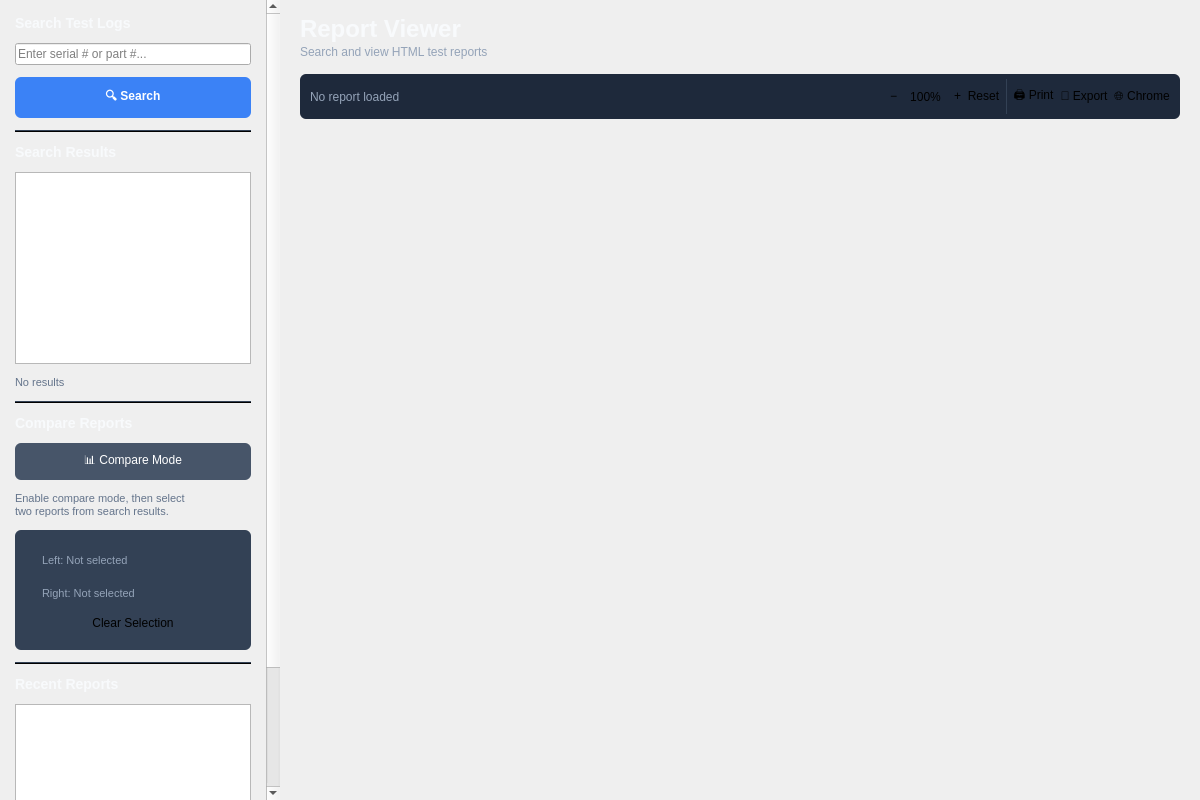
<?xml version="1.0" encoding="UTF-8"?>
<ui version="4.0">
 <class>SearchPage</class>
 <widget class="QWidget" name="SearchPage">
  <property name="geometry">
   <rect>
    <x>0</x>
    <y>0</y>
    <width>1200</width>
    <height>800</height>
   </rect>
  </property>
  <layout class="QHBoxLayout" name="mainLayout">
   <property name="spacing">
    <number>0</number>
   </property>
   <property name="leftMargin">
    <number>0</number>
   </property>
   <property name="topMargin">
    <number>0</number>
   </property>
   <property name="rightMargin">
    <number>0</number>
   </property>
   <property name="bottomMargin">
    <number>0</number>
   </property>
   <item>
    <!-- SIDEBAR -->
    <widget class="QFrame" name="sidebar_frame">
     <property name="minimumSize">
      <size>
       <width>280</width>
       <height>0</height>
      </size>
     </property>
     <property name="maximumSize">
      <size>
       <width>280</width>
       <height>16777215</height>
      </size>
     </property>
     <property name="styleSheet">
      <string>QFrame#sidebar_frame { background-color: #1e293b; border-right: 1px solid #334155; }</string>
     </property>
     <layout class="QVBoxLayout" name="sidebarLayout">
      <property name="spacing">
       <number>0</number>
      </property>
      <property name="leftMargin">
       <number>0</number>
      </property>
      <property name="topMargin">
       <number>0</number>
      </property>
      <property name="rightMargin">
       <number>0</number>
      </property>
      <property name="bottomMargin">
       <number>0</number>
      </property>
      <item>
       <widget class="QScrollArea" name="sidebar_scroll">
        <property name="frameShape">
         <enum>QFrame::NoFrame</enum>
        </property>
        <property name="widgetResizable">
         <bool>true</bool>
        </property>
        <widget class="QWidget" name="sidebar_content">
         <property name="geometry">
          <rect>
           <x>0</x>
           <y>0</y>
           <width>280</width>
           <height>780</height>
          </rect>
         </property>
         <layout class="QVBoxLayout" name="sidebarContentLayout">
          <property name="spacing">
           <number>12</number>
          </property>
          <property name="leftMargin">
           <number>15</number>
          </property>
          <property name="topMargin">
           <number>15</number>
          </property>
          <property name="rightMargin">
           <number>15</number>
          </property>
          <property name="bottomMargin">
           <number>15</number>
          </property>
          
          <!-- Search Section -->
          <item>
           <widget class="QLabel" name="search_label">
            <property name="text">
             <string>Search Test Logs</string>
            </property>
            <property name="styleSheet">
             <string>font-size: 14px; font-weight: bold; color: #f8fafc;</string>
            </property>
           </widget>
          </item>
          <item>
           <widget class="QLineEdit" name="search_input">
            <property name="placeholderText">
             <string>Enter serial # or part #...</string>
            </property>
            <property name="clearButtonEnabled">
             <bool>true</bool>
            </property>
           </widget>
          </item>
          <item>
           <widget class="QPushButton" name="search_btn">
            <property name="text">
             <string>🔍 Search</string>
            </property>
            <property name="styleSheet">
             <string>background-color: #3b82f6; color: white; padding: 10px 16px; border-radius: 6px; font-weight: bold;</string>
            </property>
           </widget>
          </item>
          
          <!-- Divider -->
          <item>
           <widget class="QFrame" name="divider1">
            <property name="minimumSize">
             <size>
              <width>0</width>
              <height>2</height>
             </size>
            </property>
            <property name="maximumSize">
             <size>
              <width>16777215</width>
              <height>2</height>
             </size>
            </property>
            <property name="styleSheet">
             <string>background-color: #334155;</string>
            </property>
            <property name="frameShape">
             <enum>QFrame::HLine</enum>
            </property>
           </widget>
          </item>
          
          <!-- Search Results Section -->
          <item>
           <widget class="QLabel" name="results_label">
            <property name="text">
             <string>Search Results</string>
            </property>
            <property name="styleSheet">
             <string>font-size: 14px; font-weight: bold; color: #f8fafc;</string>
            </property>
           </widget>
          </item>
          <item>
           <widget class="QListWidget" name="results_list">
            <property name="maximumSize">
             <size>
              <width>16777215</width>
              <height>200</height>
             </size>
            </property>
            <property name="alternatingRowColors">
             <bool>true</bool>
            </property>
           </widget>
          </item>
          <item>
           <widget class="QLabel" name="result_count_label">
            <property name="text">
             <string>No results</string>
            </property>
            <property name="styleSheet">
             <string>color: #64748b; font-size: 11px;</string>
            </property>
           </widget>
          </item>
          
          <!-- Divider -->
          <item>
           <widget class="QFrame" name="divider2">
            <property name="minimumSize">
             <size>
              <width>0</width>
              <height>2</height>
             </size>
            </property>
            <property name="maximumSize">
             <size>
              <width>16777215</width>
              <height>2</height>
             </size>
            </property>
            <property name="styleSheet">
             <string>background-color: #334155;</string>
            </property>
            <property name="frameShape">
             <enum>QFrame::HLine</enum>
            </property>
           </widget>
          </item>
          
          <!-- Compare Section -->
          <item>
           <widget class="QLabel" name="compare_label">
            <property name="text">
             <string>Compare Reports</string>
            </property>
            <property name="styleSheet">
             <string>font-size: 14px; font-weight: bold; color: #f8fafc;</string>
            </property>
           </widget>
          </item>
          <item>
           <widget class="QPushButton" name="compare_btn">
            <property name="text">
             <string>📊 Compare Mode</string>
            </property>
            <property name="checkable">
             <bool>true</bool>
            </property>
            <property name="toolTip">
             <string>Enable side-by-side comparison of two reports</string>
            </property>
            <property name="styleSheet">
             <string>background-color: #475569; color: white; padding: 8px 16px; border-radius: 6px;</string>
            </property>
           </widget>
          </item>
          <item>
           <widget class="QLabel" name="compare_instructions">
            <property name="text">
             <string>Enable compare mode, then select
two reports from search results.</string>
            </property>
            <property name="styleSheet">
             <string>color: #64748b; font-size: 11px;</string>
            </property>
            <property name="wordWrap">
             <bool>true</bool>
            </property>
           </widget>
          </item>
          
          <!-- Compare Selection Frame -->
          <item>
           <widget class="QFrame" name="compare_selection_frame">
            <property name="visible">
             <bool>false</bool>
            </property>
            <property name="styleSheet">
             <string>background-color: #334155; border-radius: 6px; padding: 8px;</string>
            </property>
            <layout class="QVBoxLayout" name="compareSelectionLayout">
             <property name="spacing">
              <number>4</number>
             </property>
             <property name="leftMargin">
              <number>8</number>
             </property>
             <property name="topMargin">
              <number>8</number>
             </property>
             <property name="rightMargin">
              <number>8</number>
             </property>
             <property name="bottomMargin">
              <number>8</number>
             </property>
             <item>
              <widget class="QLabel" name="compare_left_label">
               <property name="text">
                <string>Left: Not selected</string>
               </property>
               <property name="styleSheet">
                <string>color: #94a3b8; font-size: 11px;</string>
               </property>
              </widget>
             </item>
             <item>
              <widget class="QLabel" name="compare_right_label">
               <property name="text">
                <string>Right: Not selected</string>
               </property>
               <property name="styleSheet">
                <string>color: #94a3b8; font-size: 11px;</string>
               </property>
              </widget>
             </item>
             <item>
              <widget class="QPushButton" name="clear_compare_btn">
               <property name="text">
                <string>Clear Selection</string>
               </property>
               <property name="styleSheet">
                <string>padding: 4px 8px;</string>
               </property>
              </widget>
             </item>
            </layout>
           </widget>
          </item>
          
          <!-- Divider -->
          <item>
           <widget class="QFrame" name="divider3">
            <property name="minimumSize">
             <size>
              <width>0</width>
              <height>2</height>
             </size>
            </property>
            <property name="maximumSize">
             <size>
              <width>16777215</width>
              <height>2</height>
             </size>
            </property>
            <property name="styleSheet">
             <string>background-color: #334155;</string>
            </property>
            <property name="frameShape">
             <enum>QFrame::HLine</enum>
            </property>
           </widget>
          </item>
          
          <!-- Recent Reports Section -->
          <item>
           <widget class="QLabel" name="recent_label">
            <property name="text">
             <string>Recent Reports</string>
            </property>
            <property name="styleSheet">
             <string>font-size: 14px; font-weight: bold; color: #f8fafc;</string>
            </property>
           </widget>
          </item>
          <item>
           <widget class="QListWidget" name="recent_list">
            <property name="maximumSize">
             <size>
              <width>16777215</width>
              <height>150</height>
             </size>
            </property>
            <property name="alternatingRowColors">
             <bool>true</bool>
            </property>
           </widget>
          </item>
          <item>
           <widget class="QPushButton" name="clear_recent_btn">
            <property name="text">
             <string>Clear History</string>
            </property>
            <property name="styleSheet">
             <string>padding: 4px 8px;</string>
            </property>
           </widget>
          </item>
          
          <!-- Spacer -->
          <item>
           <spacer name="sidebarSpacer">
            <property name="orientation">
             <enum>Qt::Vertical</enum>
            </property>
            <property name="sizeHint" stdset="0">
             <size>
              <width>20</width>
              <height>40</height>
             </size>
            </property>
           </spacer>
          </item>
         </layout>
        </widget>
       </widget>
      </item>
     </layout>
    </widget>
   </item>
   
   <!-- MAIN CONTENT -->
   <item>
    <widget class="QFrame" name="content_frame">
     <layout class="QVBoxLayout" name="contentLayout">
      <property name="spacing">
       <number>15</number>
      </property>
      <property name="leftMargin">
       <number>20</number>
      </property>
      <property name="topMargin">
       <number>15</number>
      </property>
      <property name="rightMargin">
       <number>20</number>
      </property>
      <property name="bottomMargin">
       <number>15</number>
      </property>
      
      <!-- Header -->
      <item>
       <layout class="QHBoxLayout" name="headerLayout">
        <item>
         <layout class="QVBoxLayout" name="titleLayout">
          <property name="spacing">
           <number>2</number>
          </property>
          <item>
           <widget class="QLabel" name="page_title">
            <property name="text">
             <string>Report Viewer</string>
            </property>
            <property name="styleSheet">
             <string>font-size: 24px; font-weight: bold; color: #f8fafc;</string>
            </property>
           </widget>
          </item>
          <item>
           <widget class="QLabel" name="page_subtitle">
            <property name="text">
             <string>Search and view HTML test reports</string>
            </property>
            <property name="styleSheet">
             <string>color: #94a3b8;</string>
            </property>
           </widget>
          </item>
         </layout>
        </item>
        <item>
         <spacer name="headerSpacer">
          <property name="orientation">
           <enum>Qt::Horizontal</enum>
          </property>
          <property name="sizeHint" stdset="0">
           <size>
            <width>40</width>
            <height>20</height>
           </size>
          </property>
         </spacer>
        </item>
       </layout>
      </item>
      
      <!-- Viewer Stack (Single view vs Compare view) -->
      <item>
       <widget class="QStackedWidget" name="viewer_stack">
        <property name="currentIndex">
         <number>0</number>
        </property>
        
        <!-- Single Viewer Page -->
        <widget class="QWidget" name="single_viewer_page">
         <layout class="QVBoxLayout" name="singleViewerLayout">
          <property name="leftMargin">
           <number>0</number>
          </property>
          <property name="topMargin">
           <number>0</number>
          </property>
          <property name="rightMargin">
           <number>0</number>
          </property>
          <property name="bottomMargin">
           <number>0</number>
          </property>
          
          <!-- Single Viewer Toolbar -->
          <item>
           <widget class="QFrame" name="single_toolbar">
            <property name="maximumSize">
             <size>
              <width>16777215</width>
              <height>45</height>
             </size>
            </property>
            <property name="styleSheet">
             <string>background-color: #1e293b; border-radius: 6px;</string>
            </property>
            <layout class="QHBoxLayout" name="singleToolbarLayout">
             <property name="leftMargin">
              <number>10</number>
             </property>
             <property name="topMargin">
              <number>5</number>
             </property>
             <property name="rightMargin">
              <number>10</number>
             </property>
             <property name="bottomMargin">
              <number>5</number>
             </property>
             <item>
              <widget class="QLabel" name="report_info_label">
               <property name="text">
                <string>No report loaded</string>
               </property>
               <property name="styleSheet">
                <string>color: #94a3b8; font-size: 12px;</string>
               </property>
              </widget>
             </item>
             <item>
              <spacer name="toolbarSpacer">
               <property name="orientation">
                <enum>Qt::Horizontal</enum>
               </property>
               <property name="sizeHint" stdset="0">
                <size>
                 <width>40</width>
                 <height>20</height>
                </size>
               </property>
              </spacer>
             </item>
             <item>
              <widget class="QPushButton" name="zoom_out_btn">
               <property name="text">
                <string>−</string>
               </property>
               <property name="maximumSize">
                <size>
                 <width>30</width>
                 <height>16777215</height>
                </size>
               </property>
               <property name="toolTip">
                <string>Zoom Out</string>
               </property>
              </widget>
             </item>
             <item>
              <widget class="QLabel" name="zoom_label">
               <property name="text">
                <string>100%</string>
               </property>
               <property name="minimumSize">
                <size>
                 <width>45</width>
                 <height>0</height>
                </size>
               </property>
               <property name="alignment">
                <set>Qt::AlignCenter</set>
               </property>
              </widget>
             </item>
             <item>
              <widget class="QPushButton" name="zoom_in_btn">
               <property name="text">
                <string>+</string>
               </property>
               <property name="maximumSize">
                <size>
                 <width>30</width>
                 <height>16777215</height>
                </size>
               </property>
               <property name="toolTip">
                <string>Zoom In</string>
               </property>
              </widget>
             </item>
             <item>
              <widget class="QPushButton" name="zoom_reset_btn">
               <property name="text">
                <string>Reset</string>
               </property>
               <property name="toolTip">
                <string>Reset Zoom</string>
               </property>
              </widget>
             </item>
             <item>
              <widget class="QFrame" name="toolbar_separator">
               <property name="minimumSize">
                <size>
                 <width>1</width>
                 <height>0</height>
                </size>
               </property>
               <property name="maximumSize">
                <size>
                 <width>1</width>
                 <height>16777215</height>
                </size>
               </property>
               <property name="styleSheet">
                <string>background-color: #334155;</string>
               </property>
               <property name="frameShape">
                <enum>QFrame::VLine</enum>
               </property>
              </widget>
             </item>
             <item>
              <widget class="QPushButton" name="print_btn">
               <property name="text">
                <string>🖨️ Print</string>
               </property>
               <property name="toolTip">
                <string>Print Report</string>
               </property>
              </widget>
             </item>
             <item>
              <widget class="QPushButton" name="export_html_btn">
               <property name="text">
                <string>💾 Export</string>
               </property>
               <property name="toolTip">
                <string>Export HTML to File</string>
               </property>
              </widget>
             </item>
             <item>
              <widget class="QPushButton" name="browser_btn">
               <property name="text">
                <string>🌐 Chrome</string>
               </property>
               <property name="toolTip">
                <string>Open in Chrome Browser</string>
               </property>
              </widget>
             </item>
            </layout>
           </widget>
          </item>
          
          <!-- WebEngineView placeholder (added programmatically) -->
          <item>
           <widget class="QWidget" name="webview_container">
            <property name="minimumSize">
             <size>
              <width>0</width>
              <height>300</height>
             </size>
            </property>
            <layout class="QVBoxLayout" name="webviewContainerLayout">
             <property name="leftMargin">
              <number>0</number>
             </property>
             <property name="topMargin">
              <number>0</number>
             </property>
             <property name="rightMargin">
              <number>0</number>
             </property>
             <property name="bottomMargin">
              <number>0</number>
             </property>
            </layout>
           </widget>
          </item>
         </layout>
        </widget>
        
        <!-- Compare Viewer Page -->
        <widget class="QWidget" name="compare_viewer_page">
         <layout class="QHBoxLayout" name="compareViewerLayout">
          <property name="spacing">
           <number>10</number>
          </property>
          <property name="leftMargin">
           <number>0</number>
          </property>
          <property name="topMargin">
           <number>0</number>
          </property>
          <property name="rightMargin">
           <number>0</number>
          </property>
          <property name="bottomMargin">
           <number>0</number>
          </property>
          
          <!-- Left Viewer Container -->
          <item>
           <widget class="QWidget" name="left_viewer_container">
            <layout class="QVBoxLayout" name="leftViewerLayout">
             <property name="leftMargin">
              <number>0</number>
             </property>
             <property name="topMargin">
              <number>0</number>
             </property>
             <property name="rightMargin">
              <number>0</number>
             </property>
             <property name="bottomMargin">
              <number>0</number>
             </property>
            </layout>
           </widget>
          </item>
          
          <!-- Divider -->
          <item>
           <widget class="QFrame" name="compare_divider">
            <property name="minimumSize">
             <size>
              <width>2</width>
              <height>0</height>
             </size>
            </property>
            <property name="maximumSize">
             <size>
              <width>2</width>
              <height>16777215</height>
             </size>
            </property>
            <property name="styleSheet">
             <string>background-color: #334155;</string>
            </property>
            <property name="frameShape">
             <enum>QFrame::VLine</enum>
            </property>
           </widget>
          </item>
          
          <!-- Right Viewer Container -->
          <item>
           <widget class="QWidget" name="right_viewer_container">
            <layout class="QVBoxLayout" name="rightViewerLayout">
             <property name="leftMargin">
              <number>0</number>
             </property>
             <property name="topMargin">
              <number>0</number>
             </property>
             <property name="rightMargin">
              <number>0</number>
             </property>
             <property name="bottomMargin">
              <number>0</number>
             </property>
            </layout>
           </widget>
          </item>
         </layout>
        </widget>
       </widget>
      </item>
     </layout>
    </widget>
   </item>
  </layout>
 </widget>
 <resources/>
 <connections/>
</ui>
